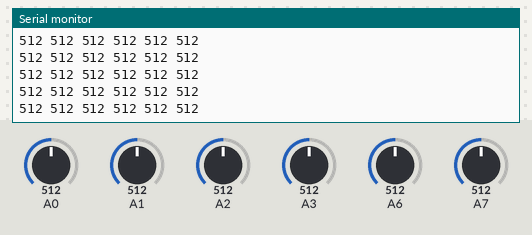
Recording of a sketch running on a simulated Arduino Uno, built with avr-gcc and run on an emulated ATmega328P. Shown: the last lines printed to the serial monitor. The inputs (shaded band) are chosen by the test bench; at power-on: A0 = 512, A2 = 512, A1 = 512, A3 = 512, A6 = 512, A7 = 512.

Above: at 1.2 s.
1.3 s: A0 set to 106
At 2.1 s:
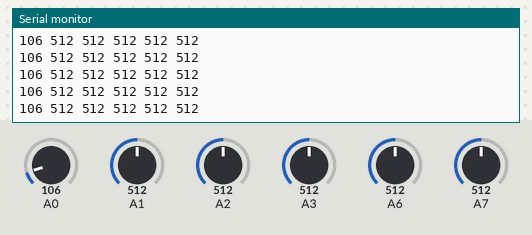
2.8 s: A0 set to 95
At 3.7 s:
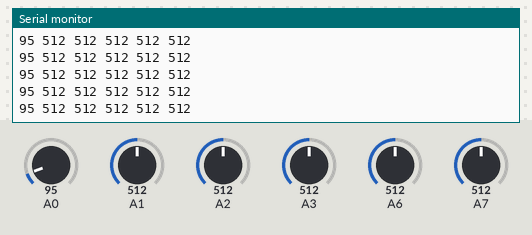
8.8 s: A2 set to 109
At 9.7 s:
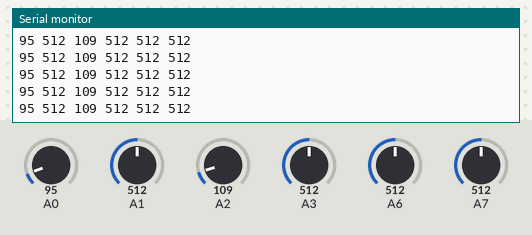
11.8 s: A2 set to 89
At 12.8 s:
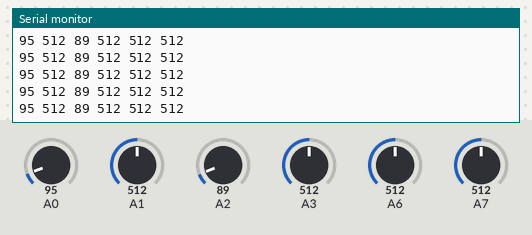
Timing chart, 0 to 14.8 s (numbered marks = the images above; inputs shaded):
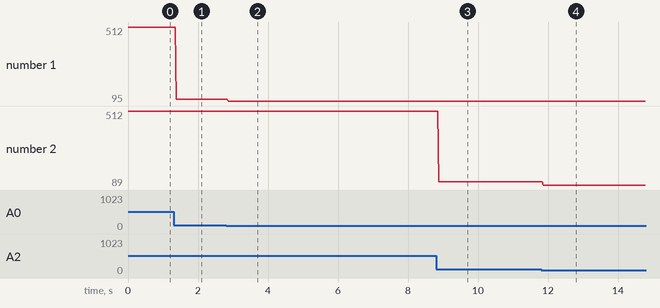

Measured:
- after the input at 1.3 s, the serial monitor: prints a new line after 0.08 s (image 1)
- after the input at 2.8 s, the serial monitor: prints a new line after 0.07 s (image 2)
- after the input at 8.8 s, the serial monitor: prints a new line after 0.07 s (image 3)
- after the input at 11.8 s, the serial monitor: prints a new line after 0.06 s (image 4)
- plotted number 1: 512 → 106 after the input at 1.3 s, 106 → 95 after the input at 2.8 s
- plotted number 2: 512 → 109 after the input at 8.8 s, 109 → 89 after the input at 11.8 s

The sketch:

arduino-to-max.ino
```cpp
int incomingByte;
const int size = 6;
int val[size];

void setup() {
  Serial.begin(9600);
}

void loop()
{
  for(int i = 0; i < 4; i++)
    val[i] = analogRead(i);

  val[4] = analogRead(6);
  val[5] = analogRead(7);

  for(int i = 0; i < size; i++) {
    Serial.print(val[i]);
    Serial.print(" ");
  }

  Serial.println();

  delay(10);
}
```
